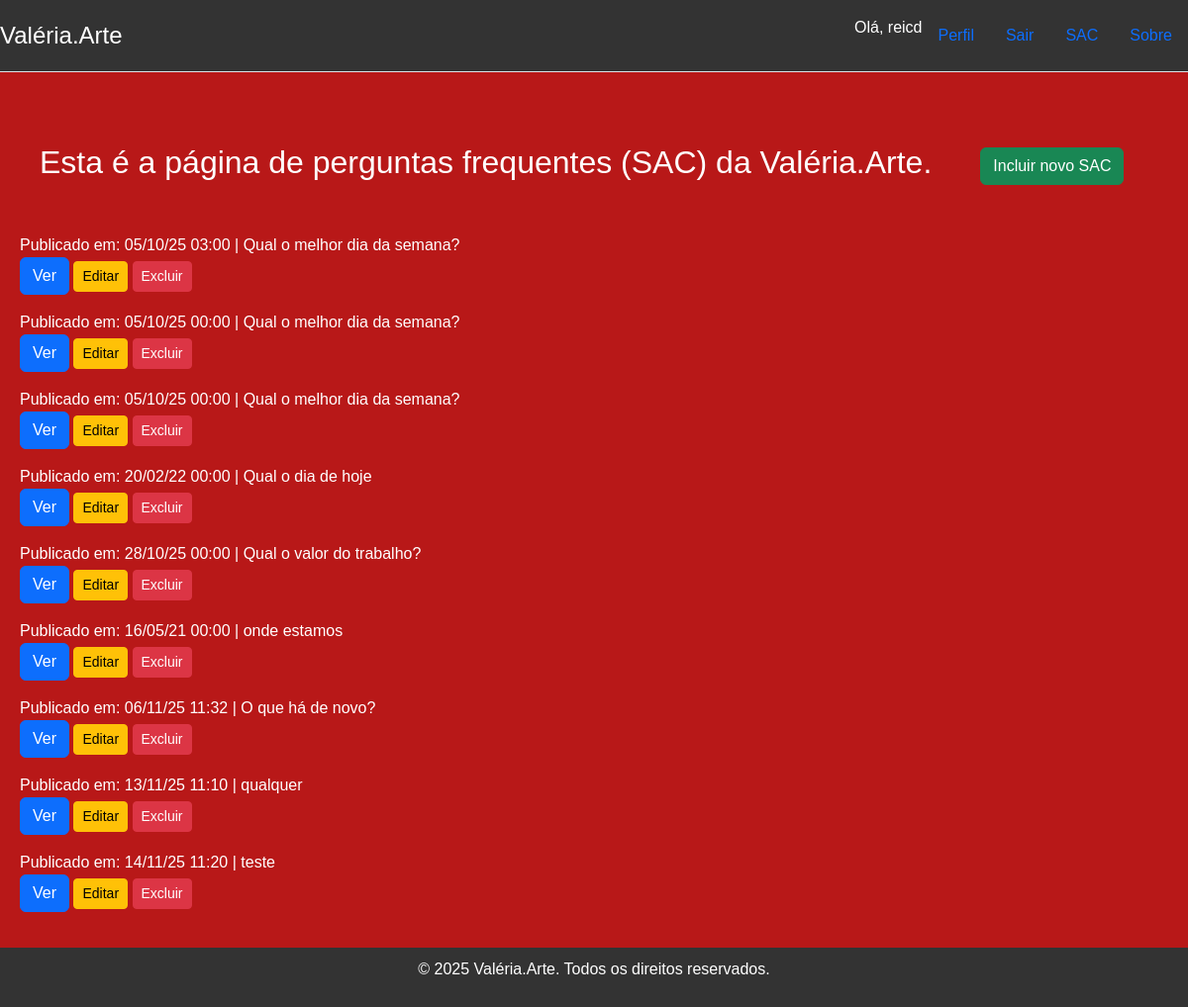
The page /about/ (signed in) on the database as committed earlier.
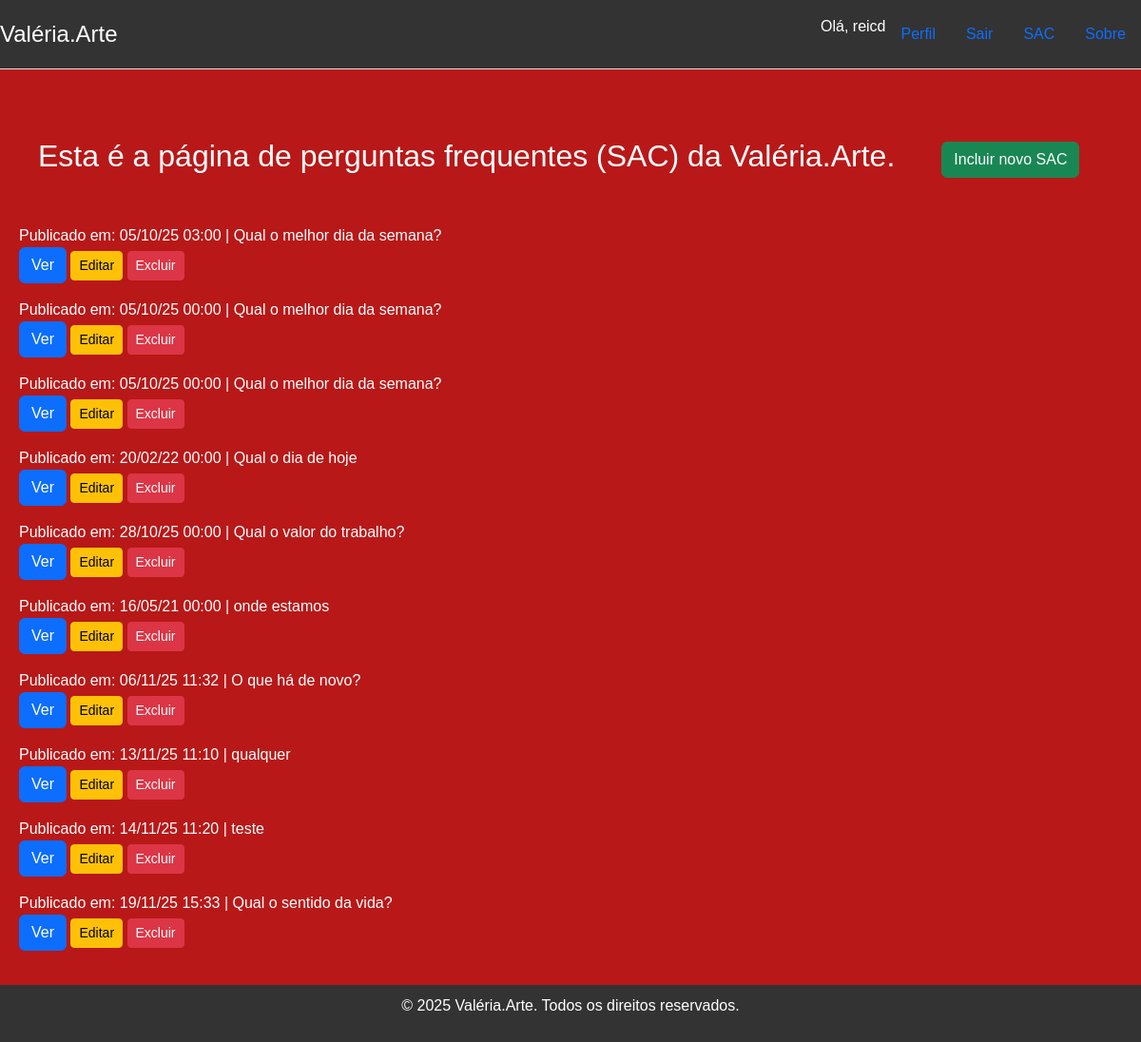
The same page on the database as committed later.
### accounts/models.py (models this page shows)
class CustomUser(AbstractUser):
    data_nascimento = models.DateField("Data de Nascimento",
    null=True,
    blank=True)
    telefone = models.CharField("Telefone",max_length=15, null=True, blank=True)
    endereco = models.CharField("Endereço",max_length=255, null=True, blank=True)
    cidade = models.CharField("Cidade",max_length=100, null=True, blank=True)
    estado = models.CharField("Estado",max_length=100, null=True, blank=True)
    pais = models.CharField("País",max_length=100, null=True, blank=True)
    cep = models.CharField("CEP",max_length=8, null=True, blank=True)
    cpf = models.CharField("CPF",max_length=11, null=True, blank=True)
    imagem = models.FileField(
        "Imagem de Perfil", upload_to='imagens/user',
        default=None,
        null=True,
        blank=True
        )

### sac/models.py (models this page shows)
class Question(models.Model):
    question_text = models.CharField(max_length=200, verbose_name="Pergunta")
    pub_date = models.DateTimeField("Data de publicação")
    class Meta:
        verbose_name = "Pergunta"
        verbose_name_plural = "Perguntas"

### sac/views.py (the view)
# urls.py: path('about/', about, name='products-about'),
@login_required
def about(request):
    question = Question.objects.all()
    context = {'all_questions': question}
    return render(request, 'sac/question.html', context)

### templates/sac/question.html (shortened to what this page needs)
{% extends '_layout2.html' %}
{% load static %}
{% block content %}
    <div class="container mt-4">
        <div class="d-flex justify-content-between align-items-center mb-4">
            <h2>Esta é a página de perguntas frequentes (SAC) da Valéria.Arte.</h2> <hr>
            <a href="{% url 'sac_add' %}" class="btn btn-success font-weight-bold">Incluir novo SAC</a> <br><br>
        </div>
    </div>
    {% for question in all_questions %}
        <div class="faq-item">
                <p>Publicado em: {{ question.pub_date | date:"d/m/y H:i" }} | {{ question.question_text }} <br>
                    <a href="{% url 'sac_detail' question.pk %}" class="btn btn-primary">Ver</a>
                    <a href="{% url 'sac_edit' question.pk %}" class="btn btn-warning btn-sm">Editar</a>
                    <a href="{% url 'question_delete' question.pk %}" class="btn btn-danger btn-sm">Excluir</a></p>
        </div>
        {% empty %}
            <p>Nenhuma pergunta disponível no momento.</p>
    {% endfor %}
{% endblock %}

### templates/_layout2.html (shortened to what this page needs)
{% extends '_base.html' %}
{% load static %}
{% block css %}
    <link rel="stylesheet" href="https://cdn.jsdelivr.net/npm/bootstrap@5.3.8/dist/css/bootstrap.min.css">
    <link rel="stylesheet" href="{% static 'css/styles.css' %}">
{% endblock css %}
{% block header %}
<div class="container">
    <header class="d-flex flex-wrap justify-content-center py-3 mb-4 border-bottom">
        <a href="{% url 'index' %}" class="d-flex align-items-center mb-3 mb-md-0 me-md-auto link-body-emphasis text-decoration-none">
    <span class="fs-4">Valéria.Arte</span></a>
    <ul class="nav nav-pills">
            {% if user.is_authenticated %}
                <li class="nav-item">Olá, {{ user.username }}</li>
                <li class="nav-item">
                    <a href="{% url 'account_edit' pk=user.id %}" class="nav-link">Perfil</a>
                </li>
                <li class="nav-item">
                    <form action="{% url 'logout' %}" method="post" class="d-flex">
                        <button class="btn btn-link nav-link" type="submit">Sair</button>
                    </form>
                </li>
            {% endif %}
        <li class="nav-item">
            <a href="{% url 'about' %}" class="nav-link">SAC</a>
        </li>
        <li class="nav-item">
            <a href="{% url 'index' %}" class="nav-link">Sobre</a>
        </li>
    </ul>
    </header>
</div>
{% endblock header %}
{% block main %}
    <div class="container">
    {% block content %}
    {% endblock content %}
    </div>
{% endblock main %}
{% block footer %}
<div class="container">
    <footer>
        <p>&copy; {% now "Y" %} Valéria.Arte. Todos os direitos reservados.</p>
    </footer>
</div>
{% endblock footer %}

### templates/_base.html (shortened to what this page needs)
{% load static %}
<!DOCTYPE html>
<html lang="pt-br">
<head>
    {% block css %}{% endblock css %}
</head>
<body>
    {% block header %}
    {% endblock header %}
    {% block main %}{% endblock main %}
    {% block footer %}
    {% endblock footer %}
</body>
</html>

### static/css/styles.css (style rules this page uses)
* { box-sizing: border-box; margin: 0; padding: 0; }
body { font-family: Arial, sans-serif; background-color: #b81818; color: #ffffff; }
header { background-color: #333333; color: #ffffff; padding: 10px 0; text-align: center; position: fixed; width: 100%; top: 0; left: 0; z-index: 1000; }
.container { max-width: 1200px; margin: 0 auto; padding: 20px; margin-top: 20px; }
.fs-4 { font-size: 1.5rem; color: #ffffff; }
footer { background-color: #333333; color: #ffffff; text-align: center; padding: 10px 0; position: fixed; width: 100%; bottom: 0; right:0; z-index: 1000; }

Rows that differ between the two databases and show on the page:
added Question: pub_date "19/11/25 15:33", question_text "Qual o sentido da vida?"
